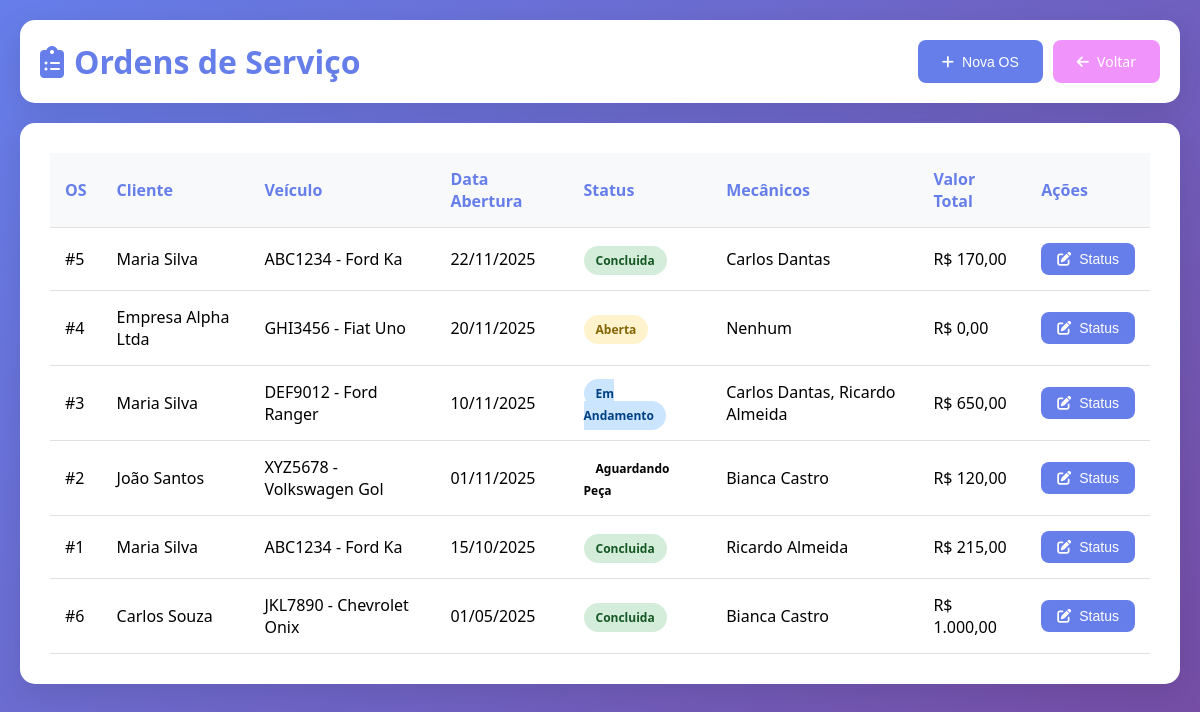
The app's page /php/ordens_servico.php with its own data.
### tables this page shows
CREATE TABLE Ordem_Servico (
    id_os INT PRIMARY KEY AUTO_INCREMENT,
    id_veiculo INT NOT NULL,
    data_abertura DATE NOT NULL,
    data_conclusao DATE,
    status ENUM ('Aberta', 'Em Andamento', 'Aguardando Peça', 'Concluida', 'Cancelada') NOT NULL DEFAULT 'Aberta',
    valor_total DECIMAL(10, 2) DEFAULT 0.00,
    observacoes TEXT,
    FOREIGN KEY (id_veiculo) REFERENCES Veiculo(id_veiculo)
);

CREATE TABLE Cliente (
    id_cliente INT PRIMARY KEY AUTO_INCREMENT,
    nome VARCHAR(100) NOT NULL,
    cpf_cnpj VARCHAR(18) UNIQUE,
    telefone VARCHAR(15),
    email VARCHAR(100)
);

CREATE TABLE Veiculo (
    id_veiculo INT PRIMARY KEY AUTO_INCREMENT,
    id_cliente INT NOT NULL,  
    placa VARCHAR(7) UNIQUE NOT NULL,
    marca VARCHAR(50),
    modelo VARCHAR(50),
    ano INT,
    cor VARCHAR(30),
    FOREIGN KEY (id_cliente) REFERENCES Cliente(id_cliente)
);

### php/ordens_servico.php (the view, shortened to what this page needs)
<?php
require_once 'config.php';
$ordens = $pdo->query("
    SELECT os.*, v.placa, v.marca, v.modelo, c.nome as cliente_nome,
           GROUP_CONCAT(DISTINCT m.nome SEPARATOR ', ') as mecanicos
    FROM Ordem_Servico os
    INNER JOIN Veiculo v ON os.id_veiculo = v.id_veiculo
    INNER JOIN Cliente c ON v.id_cliente = c.id_cliente
    LEFT JOIN Executa e ON os.id_os = e.id_os
    LEFT JOIN Mecanico m ON e.id_mecanico = m.id_mecanico
    GROUP BY os.id_os
    ORDER BY os.data_abertura DESC
")->fetchAll();
?>
<!DOCTYPE html>
<html lang="pt-BR">
<head>
    <link href="https://cdnjs.cloudflare.com/ajax/libs/font-awesome/6.4.0/css/all.min.css" rel="stylesheet">
</head>
<body>
    <div class="container">
        <div class="header">
            <h1><i class="fas fa-clipboard-list"></i> Ordens de Serviço</h1>
            <div style="display: flex; gap: 10px;">
                <button onclick="openModal()" class="btn btn-primary">
                    <i class="fas fa-plus"></i> Nova OS
                </button>
                <a href="index.php" class="btn btn-back">
                    <i class="fas fa-arrow-left"></i> Voltar
                </a>
            </div>
        </div>
        <div class="card">
            <table>
                <thead>
                    <tr>
                        <th>OS</th>
                        <th>Cliente</th>
                        <th>Veículo</th>
                        <th>Data Abertura</th>
                        <th>Status</th>
                        <th>Mecânicos</th>
                        <th>Valor Total</th>
                        <th>Ações</th>
                    </tr>
                </thead>
                <tbody>
                    <?php foreach ($ordens as $ordem): ?>
                    <tr>
                        <td>#<?php echo $ordem['id_os']; ?></td>
                        <td><?php echo htmlspecialchars($ordem['cliente_nome']); ?></td>
                        <td><?php echo htmlspecialchars($ordem['placa'] . ' - ' . $ordem['marca'] . ' ' . $ordem['modelo']); ?></td>
                        <td><?php echo date('d/m/Y', strtotime($ordem['data_abertura'])); ?></td>
                        <td><span class="status-badge status-<?php echo $ordem['status']; ?>"><?php echo $ordem['status']; ?></span></td>
                        <td><?php echo htmlspecialchars($ordem['mecanicos'] ?: 'Nenhum'); ?></td>
                        <td>R$ <?php echo number_format($ordem['valor_total'], 2, ',', '.'); ?></td>
                        <td>
                            <button onclick='updateStatus(<?php echo $ordem['id_os']; ?>)' class="btn btn-primary" style="padding: 8px 16px;">
                                <i class="fas fa-edit"></i> Status
                            </button>
                        </td>
                    </tr>
                    <?php endforeach; ?>
                </tbody>
            </table>
        </div>
    </div>
</body>
</html>

### php/ordens_servico.php (style rules this page uses)
* { margin: 0; padding: 0; box-sizing: border-box; }
body { font-family: 'Segoe UI', Tahoma, Geneva, Verdana, sans-serif; background: linear-gradient(135deg, #667eea 0%, #764ba2 100%); min-height: 100vh; padding: 20px; }
.container { max-width: 1400px; margin: 0 auto; }
.header { background: white; padding: 20px; border-radius: 15px; margin-bottom: 20px; display: flex; justify-content: space-between; align-items: center; box-shadow: 0 8px 32px rgba(0, 0, 0, 0.1); }
h1 { color: #667eea; display: flex; align-items: center; gap: 10px; }
.btn { padding: 12px 24px; border: none; border-radius: 8px; cursor: pointer; font-size: 14px; transition: all 0.3s; text-decoration: none; display: inline-flex; align-items: center; gap: 8px; }
.btn-primary { background: #667eea; color: white; }
.btn-back { background: #f093fb; color: white; }
.card { background: white; padding: 30px; border-radius: 15px; box-shadow: 0 8px 32px rgba(0, 0, 0, 0.1); margin-bottom: 20px; }
table { width: 100%; border-collapse: collapse; }
th, td { padding: 15px; text-align: left; border-bottom: 1px solid #e0e0e0; }
th { background: #f8f9fa; color: #667eea; font-weight: 600; }
.status-badge { padding: 6px 12px; border-radius: 20px; font-size: 12px; font-weight: 600; }
.status-Aberta { background: #fff3cd; color: #856404; }
.status-Em.Andamento { background: #cce5ff; color: #004085; }
.status-Concluida { background: #d4edda; color: #155724; }

### records on screen
ordem_servico: id_os "5", cliente.nome "Maria Silva", id_veiculo.modelo "ABC1234 - Ford Ka", data_abertura "22/11/2025", status "Concluida", mecanicos "Carlos Dantas", valor_total "170,00"
ordem_servico: id_os "4", cliente.nome "Empresa Alpha Ltda", id_veiculo.modelo "GHI3456 - Fiat Uno", data_abertura "20/11/2025", status "Aberta", mecanicos "Nenhum", valor_total "0,00"
ordem_servico: id_os "3", cliente.nome "Maria Silva", id_veiculo.modelo "DEF9012 - Ford Ranger", data_abertura "10/11/2025", status "Em Andamento", mecanicos "Carlos Dantas, Ricardo Almeida", valor_total "650,00"
ordem_servico: id_os "2", cliente.nome "João Santos", id_veiculo.modelo "XYZ5678 - Volkswagen Gol", data_abertura "01/11/2025", status "Aguardando Peça", mecanicos "Bianca Castro", valor_total "120,00"
ordem_servico: id_os "1", cliente.nome "Maria Silva", id_veiculo.modelo "ABC1234 - Ford Ka", data_abertura "15/10/2025", status "Concluida", mecanicos "Ricardo Almeida", valor_total "215,00"
ordem_servico: id_os "6", cliente.nome "Carlos Souza", id_veiculo.modelo "JKL7890 - Chevrolet Onix", data_abertura "01/05/2025", status "Concluida", mecanicos "Bianca Castro", valor_total "1.000,00"
